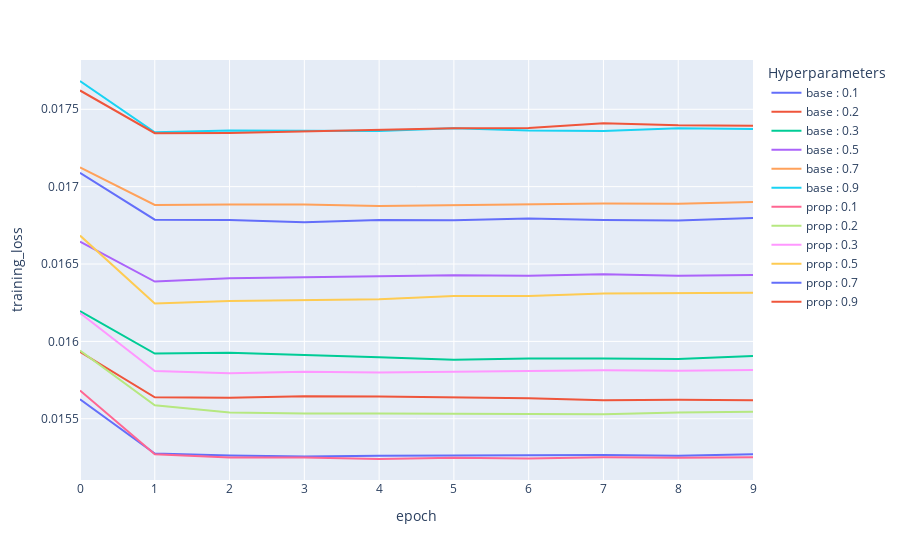

Source (notebook cell):
### Code cell
fig = plx.line(df_results, x="epoch", y="training_loss", color="Hyperparameters")
fig.write_image('Visualization/training_loss.png')
fig.show()

### Figure 1 — Plotly figure (JSON) as saved in the notebook; plotly's stock layout.template omitted (floating-point values rounded to 4 significant figures)
{"data": [{"hovertemplate": "Hyperparameters=base : 0.1<br>epoch=%{x}<br>training_loss=%{y}<extra></extra>", "legendgroup": "base : 0.1", "line": {"color": "#636efa", "dash": "solid"}, "marker": {"symbol": "circle"}, "mode": "lines", "name": "base : 0.1", "orientation": "v", "showlegend": true, "type": "scatter", "x": [0, 1, 2, 3, 4, 5, 6, 7, 8, 9], "xaxis": "x", "y": [0.01563, 0.01527, 0.01526, 0.01526, 0.01526, 0.01526, 0.01526, 0.01527, 0.01526, 0.01527], "yaxis": "y"}, {"hovertemplate": "Hyperparameters=base : 0.2<br>epoch=%{x}<br>training_loss=%{y}<extra></extra>", "legendgroup": "base : 0.2", "line": {"color": "#EF553B", "dash": "solid"}, "marker": {"symbol": "circle"}, "mode": "lines", "name": "base : 0.2", "orientation": "v", "showlegend": true, "type": "scatter", "x": [0, 1, 2, 3, 4, 5, 6, 7, 8, 9], "xaxis": "x", "y": [0.01593, 0.01564, 0.01564, 0.01565, 0.01564, 0.01564, 0.01563, 0.01562, 0.01562, 0.01562], "yaxis": "y"}, {"hovertemplate": "Hyperparameters=base : 0.3<br>epoch=%{x}<br>training_loss=%{y}<extra></extra>", "legendgroup": "base : 0.3", "line": {"color": "#00cc96", "dash": "solid"}, "marker": {"symbol": "circle"}, "mode": "lines", "name": "base : 0.3", "orientation": "v", "showlegend": true, "type": "scatter", "x": [0, 1, 2, 3, 4, 5, 6, 7, 8, 9], "xaxis": "x", "y": [0.0162, 0.01592, 0.01593, 0.01591, 0.0159, 0.01588, 0.01589, 0.01589, 0.01589, 0.01591], "yaxis": "y"}, {"hovertemplate": "Hyperparameters=base : 0.5<br>epoch=%{x}<br>training_loss=%{y}<extra></extra>", "legendgroup": "base : 0.5", "line": {"color": "#ab63fa", "dash": "solid"}, "marker": {"symbol": "circle"}, "mode": "lines", "name": "base : 0.5", "orientation": "v", "showlegend": true, "type": "scatter", "x": [0, 1, 2, 3, 4, 5, 6, 7, 8, 9], "xaxis": "x", "y": [0.01664, 0.01639, 0.01641, 0.01641, 0.01642, 0.01643, 0.01642, 0.01643, 0.01642, 0.01643], "yaxis": "y"}, {"hovertemplate": "Hyperparameters=base : 0.7<br>epoch=%{x}<br>training_loss=%{y}<extra></extra>", "legendgroup": "base : 0.7", "line": {"color": "#FFA15A", "dash": "solid"}, "marker": {"symbol": "circle"}, "mode": "lines", "name": "base : 0.7", "orientation": "v", "showlegend": true, "type": "scatter", "x": [0, 1, 2, 3, 4, 5, 6, 7, 8, 9], "xaxis": "x", "y": [0.01712, 0.01688, 0.01689, 0.01688, 0.01688, 0.01688, 0.01689, 0.01689, 0.01689, 0.0169], "yaxis": "y"}, {"hovertemplate": "Hyperparameters=base : 0.9<br>epoch=%{x}<br>training_loss=%{y}<extra></extra>", "legendgroup": "base : 0.9", "line": {"color": "#19d3f3", "dash": "solid"}, "marker": {"symbol": "circle"}, "mode": "lines", "name": "base : 0.9", "orientation": "v", "showlegend": true, "type": "scatter", "x": [0, 1, 2, 3, 4, 5, 6, 7, 8, 9], "xaxis": "x", "y": [0.01768, 0.01735, 0.01736, 0.01736, 0.01736, 0.01738, 0.01736, 0.01736, 0.01738, 0.01737], "yaxis": "y"}, {"hovertemplate": "Hyperparameters=prop : 0.1<br>epoch=%{x}<br>training_loss=%{y}<extra></extra>", "legendgroup": "prop : 0.1", "line": {"color": "#FF6692", "dash": "solid"}, "marker": {"symbol": "circle"}, "mode": "lines", "name": "prop : 0.1", "orientation": "v", "showlegend": true, "type": "scatter", "x": [0, 1, 2, 3, 4, 5, 6, 7, 8, 9], "xaxis": "x", "y": [0.01568, 0.01527, 0.01525, 0.01525, 0.01524, 0.01525, 0.01524, 0.01525, 0.01525, 0.01525], "yaxis": "y"}, {"hovertemplate": "Hyperparameters=prop : 0.2<br>epoch=%{x}<br>training_loss=%{y}<extra></extra>", "legendgroup": "prop : 0.2", "line": {"color": "#B6E880", "dash": "solid"}, "marker": {"symbol": "circle"}, "mode": "lines", "name": "prop : 0.2", "orientation": "v", "showlegend": true, "type": "scatter", "x": [0, 1, 2, 3, 4, 5, 6, 7, 8, 9], "xaxis": "x", "y": [0.01594, 0.01559, 0.01554, 0.01553, 0.01553, 0.01553, 0.01553, 0.01553, 0.01554, 0.01555], "yaxis": "y"}, {"hovertemplate": "Hyperparameters=prop : 0.3<br>epoch=%{x}<br>training_loss=%{y}<extra></extra>", "legendgroup": "prop : 0.3", "line": {"color": "#FF97FF", "dash": "solid"}, "marker": {"symbol": "circle"}, "mode": "lines", "name": "prop : 0.3", "orientation": "v", "showlegend": true, "type": "scatter", "x": [0, 1, 2, 3, 4, 5, 6, 7, 8, 9], "xaxis": "x", "y": [0.01618, 0.01581, 0.01579, 0.0158, 0.0158, 0.0158, 0.01581, 0.01581, 0.01581, 0.01581], "yaxis": "y"}, {"hovertemplate": "Hyperparameters=prop : 0.5<br>epoch=%{x}<br>training_loss=%{y}<extra></extra>", "legendgroup": "prop : 0.5", "line": {"color": "#FECB52", "dash": "solid"}, "marker": {"symbol": "circle"}, "mode": "lines", "name": "prop : 0.5", "orientation": "v", "showlegend": true, "type": "scatter", "x": [0, 1, 2, 3, 4, 5, 6, 7, 8, 9], "xaxis": "x", "y": [0.01668, 0.01624, 0.01626, 0.01627, 0.01627, 0.01629, 0.01629, 0.01631, 0.01631, 0.01631], "yaxis": "y"}, {"hovertemplate": "Hyperparameters=prop : 0.7<br>epoch=%{x}<br>training_loss=%{y}<extra></extra>", "legendgroup": "prop : 0.7", "line": {"color": "#636efa", "dash": "solid"}, "marker": {"symbol": "circle"}, "mode": "lines", "name": "prop : 0.7", "orientation": "v", "showlegend": true, "type": "scatter", "x": [0, 1, 2, 3, 4, 5, 6, 7, 8, 9], "xaxis": "x", "y": [0.01709, 0.01679, 0.01679, 0.01677, 0.01678, 0.01678, 0.01679, 0.01678, 0.01678, 0.0168], "yaxis": "y"}, {"hovertemplate": "Hyperparameters=prop : 0.9<br>epoch=%{x}<br>training_loss=%{y}<extra></extra>", "legendgroup": "prop : 0.9", "line": {"color": "#EF553B", "dash": "solid"}, "marker": {"symbol": "circle"}, "mode": "lines", "name": "prop : 0.9", "orientation": "v", "showlegend": true, "type": "scatter", "x": [0, 1, 2, 3, 4, 5, 6, 7, 8, 9], "xaxis": "x", "y": [0.01762, 0.01735, 0.01735, 0.01736, 0.01737, 0.01738, 0.01738, 0.01741, 0.0174, 0.01739], "yaxis": "y"}], "layout": {"legend": {"title": {"text": "Hyperparameters"}, "tracegroupgap": 0}, "margin": {"t": 60}, "xaxis": {"anchor": "y", "domain": [0, 1], "title": {"text": "epoch"}}, "yaxis": {"anchor": "x", "domain": [0, 1], "title": {"text": "training_loss"}}}}
